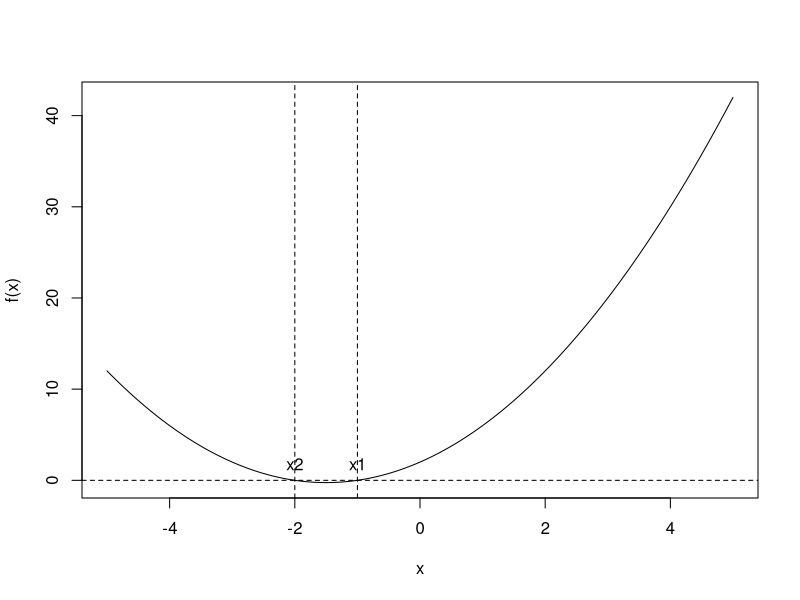

Recreate this plot in R.
## ---- chunk 1
#| echo: false
a = 1
b = 3
c = 2

Delta = b^2 - 4*a*c

if (Delta < 0) {
  cat("This equation has complex solutions")
}else if (Delta == 0) {
  x1 = -b / (2*a)
  x2 = -b / (2*a)
  cat("This equation has two real repeated root(x1=x2):", x1)
} else {
  x1 = (-b + sqrt(Delta)) / (2*a)
  x2 = (-b - sqrt(Delta)) / (2*a)
  cat("This equation has two distinct real roots:", x1, "and ", x2, ".")
}
## ---- chunk 2
#| echo: false


a = 1
b = 3
c = 2


x = seq(-5, 5, length = 300)

plot(x, a*x^2+b*x+c, type = "l", xlab = "x", ylab = "f(x)")

abline(h=0, lty=2)

if(Delta == 0){
  abline(v=x1, lty=2)
  text(x1, 0, labels = "x1=x2", pos = 3.5)
} else if(Delta > 0){
  abline(v=x1, lty=2)
  abline(v=x2, lty=2)
  text(x1, 0, labels = "x1", pos = 3.5)
  text(x2, 0, labels = "x2", pos = 3.5)
}

